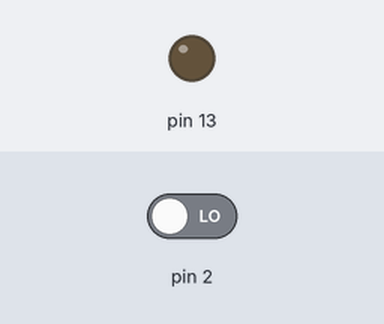
The sketch below on a simulated Arduino Uno, built with avr-gcc and run on an emulated ATmega328P. Shown: output pins drawn as LEDs (lit = HIGH). The test bench sets the inputs (shaded band); at power-on: pin 2 LOW.

Above: at 1.2 s.
1.3 s: pin 2 driven HIGH
At 2.5 s:
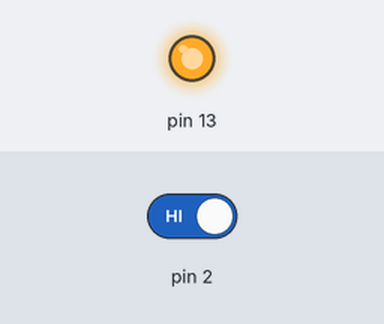
2.8 s: pin 2 driven LOW
At 3.8 s:
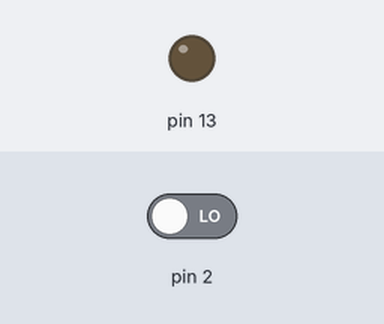
Timing chart, 0 to 5.8 s (numbered marks = the images above; inputs shaded):
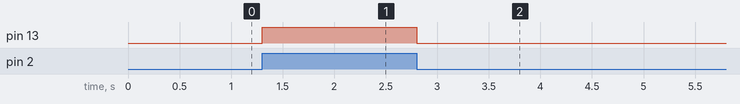

Measured:
- after the input at 1.3 s, pin 13: LOW → HIGH at once
- after the input at 2.8 s, pin 13: HIGH → LOW at once

The sketch:

push_button_led.ino
```cpp
void setup() {
  pinMode(2, INPUT);
  pinMode(13, OUTPUT);
}

void loop() {
  int button = digitalRead(2);

  if (button == HIGH) {
    digitalWrite(13, HIGH);
  }
  else {
    digitalWrite(13, LOW);
  }
}
```
